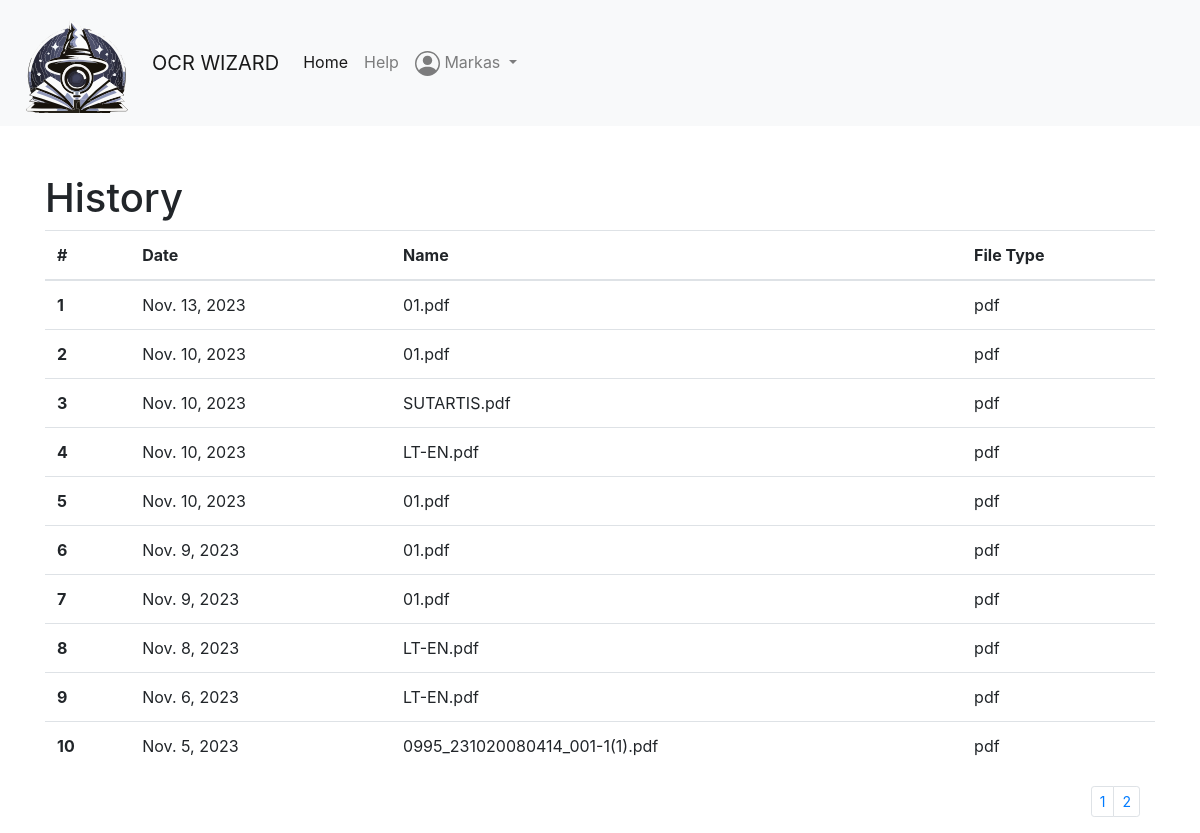
Page /home/account/ (signed in) on the committed database.
### main/models.py (models this page shows, shortened)
class MetaData(models.Model):
    name = models.CharField(max_length=20, null=False)
    user = models.ForeignKey(User, on_delete=models.SET_NULL, null=True, blank=True)
    upload_at = models.DateField(null=True)
    file_type = models.CharField(max_length=6, null=True)

### main/views.py (the view)
# urls.py: path('account/', views.account_info, name='account_info'),
@login_required
def account_info(request):
    user_metadata = Paginator(MetaData.objects.filter(user=request.user).order_by('-upload_at'), 10)
    page_number = request.GET.get('page')
    paged_data = user_metadata.get_page(page_number)
    context = {'user_metadata': paged_data}
    return render(request, 'account_info.html', context)

### templates/account_info.html
{% extends "base.html" %}
{% block content %}
    <h1>History</h1>
    <table class="table">
      <thead>
        <tr>
          <th scope="col">#</th>
          <th scope="col">Date</th>
          <th scope="col">Name</th>
          <th scope="col">File Type</th>
        </tr>
      </thead>
      <tbody>
        {% for metadata in user_metadata %}
        <tr>
          <th scope="row">{{ forloop.counter }}</th>
          <td>{{ metadata.upload_at }}</td>
          <td>{{ metadata.name }}</td>
          <td>{{ metadata.file_type }}</td>
        </tr>
        {% empty %}
        <tr>
          <td colspan="5">No OCR works found.</td>
        </tr>
        {% endfor %}
      </tbody>
    </table>
    <div class="container pages">
    <nav aria-label="...">
        {% if user_metadata.has_other_pages %}
            <ul class="pagination pagination-sm justify-content-end">
                {% for i in user_metadata.paginator.page_range %}
                    {% if authors.number == i %}
                        <li class="page-item active">
                            <a class="page-link">{{ i }}</a>
                        </li>
                    {% else %}
                        <li class="page-item">
                            <a class="page-link" href="?page={{ i }}">{{ i }}</a>
                        </li>
                    {% endif %}
                {% endfor %}
            </ul>
        {% endif %}
    </nav>
</div>
{% endblock %}

### templates/base.html (shortened to what this page needs)
<!DOCTYPE html>
<html lang="en">
<head>
    <link href="https://maxcdn.bootstrapcdn.com/bootstrap/4.5.2/css/bootstrap.min.css" rel="stylesheet">
</head>
<body>
    {% load static %}
    <nav class="navbar navbar-expand-lg navbar-light bg-light">
        <a class="navbar-brand" href="#">
            <img src="{% static 'logo.svg' %}" alt="Logo" width="120" height="100" class="d-inline-block align-top">
        </a>
        <a class="navbar-brand" href="#">OCR WIZARD</a>
        <div class="collapse navbar-collapse" id="navbarNav">
            <ul class="navbar-nav">
                <li class="nav-item active">
                    <a class="nav-link" href="{% url 'index' %}">Home</a>
                </li>
                <li class="nav-item">
                        <a class="nav-link" href="{% url 'help_page' %}">Help</a>
                </li>
                {% if user.is_authenticated %}
                    <li class="nav-item dropdown">
                        <a class="nav-link dropdown-toggle" href="#" id="navbarDropdownMenuLink" role="button" data-toggle="dropdown" aria-haspopup="true" aria-expanded="false">
                            {{ user.get_username }}
                        </a>
                    </li>
                {% endif %}
            </ul>
        </div>
    </nav>
    <div class="container mt-5">
        {% block content %}{% endblock %}
    </div>
</body>
</html>

### rows in the picture
MetaData: upload_at "Nov. 13, 2023", name "01.pdf", file_type "pdf"
MetaData: upload_at "Nov. 10, 2023", name "01.pdf", file_type "pdf"
MetaData: upload_at "Nov. 10, 2023", name "SUTARTIS.pdf", file_type "pdf"
MetaData: upload_at "Nov. 10, 2023", name "LT-EN.pdf", file_type "pdf"
MetaData: upload_at "Nov. 10, 2023", name "01.pdf", file_type "pdf"
MetaData: upload_at "Nov. 9, 2023", name "01.pdf", file_type "pdf"
MetaData: upload_at "Nov. 9, 2023", name "01.pdf", file_type "pdf"
MetaData: upload_at "Nov. 8, 2023", name "LT-EN.pdf", file_type "pdf"
MetaData: upload_at "Nov. 6, 2023", name "LT-EN.pdf", file_type "pdf"
MetaData: upload_at "Nov. 5, 2023", name "0995_231020080414_001-1(1).pdf", file_type "pdf"

### other values in the picture
{{ user.get_username }} "Markas"
{{ i }} "1" "2"
